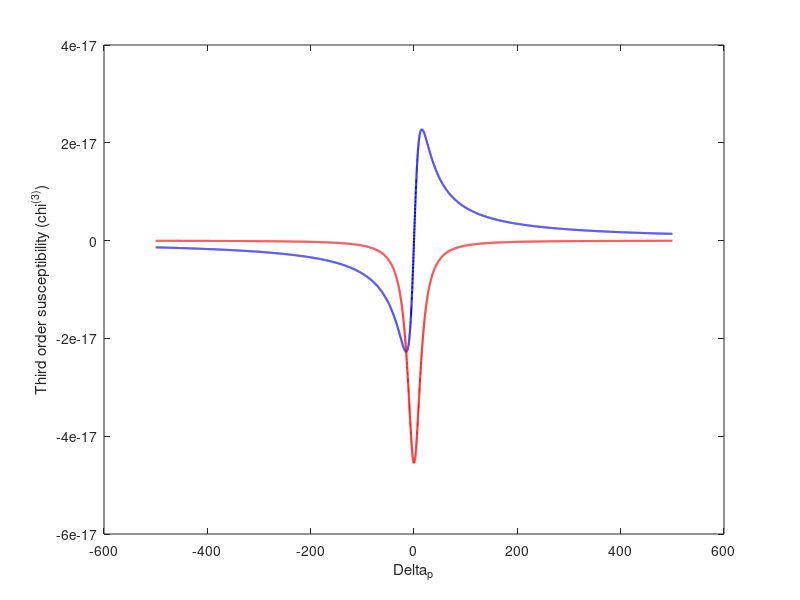

Here is the MATLAB script that generated this plot:
clear;
close all;
mu41=15.68*10^-29;
hbar=2.10*10^-34;
deltap=-5*10^13:0.001*10^13:5*10^13;
deltac=0;
deltad=0;
deltab=0;
phi=0;
omegac=1.51*10^11;
omegap=2.84*10^12;
omegad=0*10^12;
omegab=0*10^12;
g21=1.51*10^11;
g31=3.03*10^12;
g41=3.03*10^12;
k=(1.24)*10^15;
c=3*10^8;
X=(deltap-deltab+1i*0.5.*g21);
Y=(deltap-deltad+1i*0.5.*g31);
Z=(deltap+1i*0.5.*g41);
Dp=(X.*Z-abs(omegac).^2);
D=(X.*Y.*Z-Z.*abs(omegac).^2-X.*abs(omegad).^2-Y.*abs(omegab).^2+2*(omegac)*(omegad)*(omegab)*cos(phi));
D2=(Y.*abs(omegab)-abs(omegac*omegad)*exp(1i*phi));
D3=(X.*abs(omegad)-abs(omegac*omegab)*exp(-1i*phi));
A=((2.*c.*k)./(omegap));
B=((abs(Dp).^2+abs(D2).^2+abs(D3).^2)/abs(D).^2);
chi3=((A.*Dp)./D)*(abs(mu41).^2/((hbar).^2))*B;
plot(deltap./10.^11,real(chi3), 'b', 'LineWidth', 1.5)
hold on;
mu41=15.68*10^-29;
hbar=2.10*10^-34;
deltap=-5*10^13:0.001*10^13:5*10^13;
deltac=1;
deltad=0;
deltab=0;
phi=0;
omegac=1.51*10^12;
omegap=2.84*10^12;
omegad=0*10^12;
omegab=0*10^12;
g21=1.51*10^11;
g31=3.03*10^12;
g41=3.03*10^12;
k=(1.24)*10^15;
c=3*10^8;
X=(deltap-deltab+1i*0.5.*g21);
Y=(deltap-deltad+1i*0.5.*g31);
Z=(deltap+1i*0.5.*g41);
Dp=(X.*Z-abs(omegac).^2);
D=(X.*Y.*Z-Z.*abs(omegac).^2-X.*abs(omegad).^2-Y.*abs(omegab).^2+2*(omegac)*(omegad)*(omegab)*cos(phi));
D2=(Y.*abs(omegab)-abs(omegac*omegad)*exp(1i*phi));
D3=(X.*abs(omegad)-abs(omegac*omegab)*exp(-1i*phi));
A=((2.*c.*k)./(omegap));
B=((abs(Dp).^2+abs(D2).^2+abs(D3).^2)/abs(D).^2);
chi3=((A.*Dp)./D)*(abs(mu41).^2/((hbar).^2))*B;
plot(deltap./10.^11,imag(chi3), 'r', 'LineWidth', 1.5)
xlabel("\Delta_p");
ylabel("Third order susceptibility (\chi^{(3)})");
